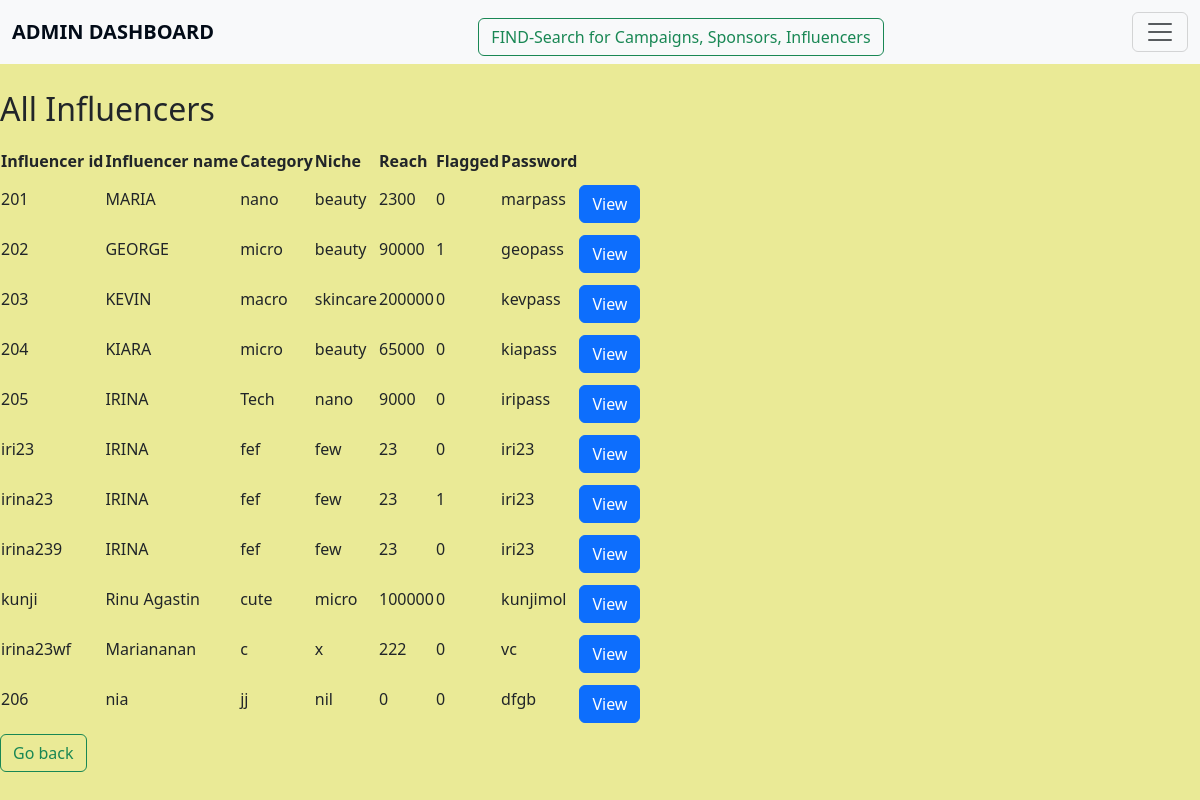
/influencers, run on the app's committed database.
### application/models.py (models this page shows, shortened)
class Influencer(db.Model):
    __tablename__="influencer"
    inf_id=db.Column(db.String,primary_key=True,nullable=False)
    inf_name=db.Column(db.String)
    inf_password=db.Column(db.String,nullable=False)
    inf_category=db.Column(db.String,nullable=False)
    inf_niche=db.Column(db.String,nullable=False)
    inf_reach=db.Column(db.Integer,nullable=False)
    flagged=db.Column(db.Integer, default=0)
    rating=db.Column(db.Numeric,default=0)
    inf_req=db.relationship('Adrequest')
    inf_num_rating=db.Column(db.Integer, default=0)
    inf_total_rating=db.Column(db.Numeric, default=0)

### application/controllers.py (the view)
@app.route("/influencers",methods=["GET"])
def influencers():
    inf=Influencer.query.all()
    return render_template('influencers.html',inf=inf)

### templates/influencers.html (shortened to what this page needs)
<!DOCTYPE html>
<html lang="en">
<head>
    <link href="https://cdn.jsdelivr.net/npm/bootstrap@5.3.3/dist/css/bootstrap.min.css" rel="stylesheet">
</head>
<body>
    <nav class="navbar bg-body-tertiary fixed-top">
        <div class="container-fluid">
            <a class="navbar-brand" href="/">ADMIN DASHBOARD</a>
            <a href="find_details"><button class="btn btn-outline-success" type="button">FIND-Search for Campaigns, Sponsors, Influencers</button></a>
            <button class="navbar-toggler" type="button" data-bs-toggle="offcanvas" data-bs-target="#offcanvasNavbar" aria-controls="offcanvasNavbar" aria-label="Toggle navigation">
                <span class="navbar-toggler-icon"></span>
            </button>
        </div>
    </nav>
    <h2>All Influencers</h2>
    <table id="all-Influencers">
        <tr>
            <th>Influencer id</th>
            <th>Influencer name</th>
            <th>Category</th>
            <th>Niche</th>
            <th>Reach</th>
            <th>Flagged</th>
            <th>Password</th>
        </tr>
        {%for i in inf%}
            <tr>
                <td>{{i.inf_id}}</td>
                <td>{{i.inf_name}}</td>
                <td>{{i.inf_category}}</td>
                <td>{{i.inf_niche}}</td>
                <td>{{i.inf_reach}}</td>
                <td>{{i.flagged}}</td>
                <td>{{i.inf_password}}</td>
                <td><a href="{{url_for('inf_details', inf_id=i.inf_id) }}" class="btn btn-primary" type="button">View</a></td>
            </tr>
        {%endfor%}
    </table>
    <td> <a href="{{url_for('admin_dashboard') }}"><button class="btn btn-outline-success" type="button">Go back</button></a></td>
</body>
</html>

### templates/influencers.html (style rules this page uses)
body { padding-top: 70px; background-color: #eaea96; }
h1, h2 { margin-top: 20px; }
table { margin-top: 20px; }
.navbar-brand { font-weight: bold; }
.navbar, .offcanvas-header, .offcanvas-body { background-color: #f0f2ec; }
.navbar-brand, .nav-link, .offcanvas-title { color: #020b17; }
.btn-primary, .btn-outline-success { margin-top: 10px; }

### data on the page
Influencer: inf_id "201", inf_name "MARIA", inf_category "nano", inf_niche "beauty", inf_reach "2300", flagged "0", inf_password "marpass"
Influencer: inf_id "202", inf_name "GEORGE", inf_category "micro", inf_niche "beauty", inf_reach "90000", flagged "1", inf_password "geopass"
Influencer: inf_id "203", inf_name "KEVIN", inf_category "macro", inf_niche "skincare", inf_reach "200000", flagged "0", inf_password "kevpass"
Influencer: inf_id "204", inf_name "KIARA", inf_category "micro", inf_niche "beauty", inf_reach "65000", flagged "0", inf_password "kiapass"
Influencer: inf_id "205", inf_name "IRINA", inf_category "Tech", inf_niche "nano", inf_reach "9000", flagged "0", inf_password "iripass"
Influencer: inf_id "iri23", inf_name "IRINA", inf_category "fef", inf_niche "few", inf_reach "23", flagged "0", inf_password "iri23"
Influencer: inf_id "irina23", inf_name "IRINA", inf_category "fef", inf_niche "few", inf_reach "23", flagged "1", inf_password "iri23"
Influencer: inf_id "irina239", inf_name "IRINA", inf_category "fef", inf_niche "few", inf_reach "23", flagged "0", inf_password "iri23"
Influencer: inf_id "kunji", inf_name "Rinu Agastin", inf_category "cute", inf_niche "micro", inf_reach "100000", flagged "0", inf_password "kunjimol"
Influencer: inf_id "irina23wf", inf_name "Mariananan", inf_category "c", inf_niche "x", inf_reach "222", flagged "0", inf_password "vc"
Influencer: inf_id "206", inf_name "nia", inf_category "jj", inf_niche "nil", inf_reach "0", flagged "0", inf_password "dfgb"
